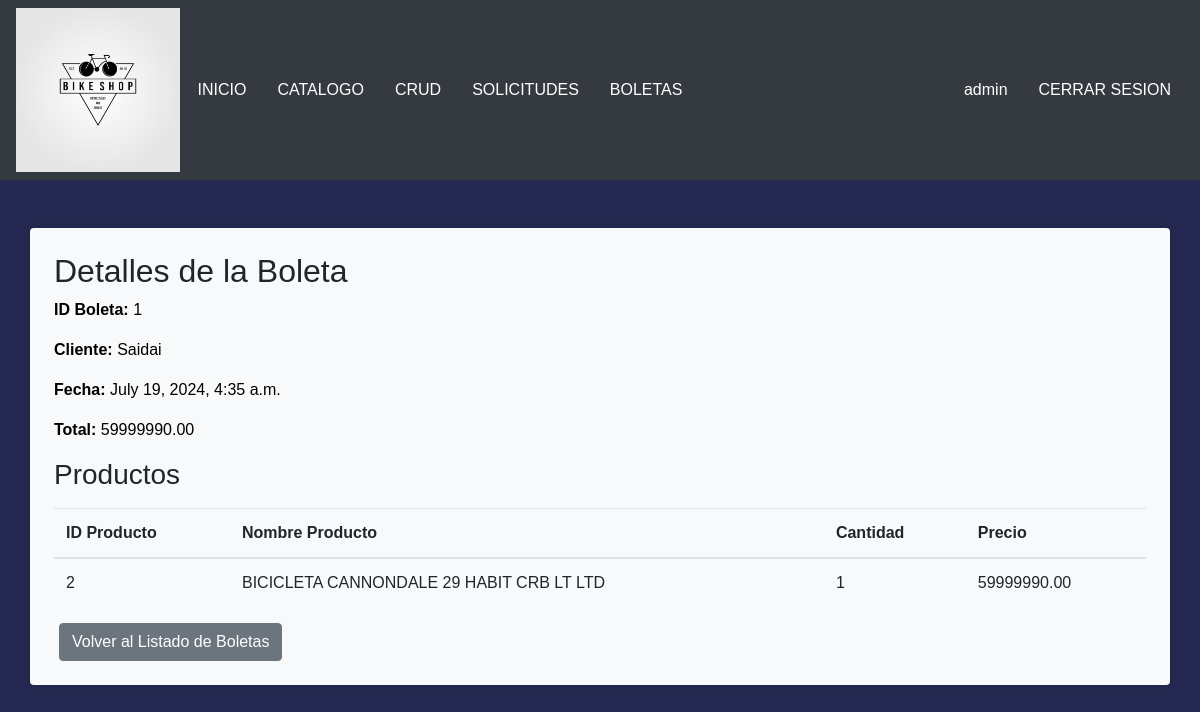
Screenshot of /boleta/1/ (signed in) with the database file from the repository.
### alumnos/models.py (models this page shows, shortened)
class Boleta(models.Model):
    cliente = models.ForeignKey(Cliente, on_delete=models.CASCADE)
    fecha = models.DateTimeField(default=timezone.now)
    total = models.DecimalField(max_digits=10, decimal_places=2)
    productos = models.ManyToManyField(Producto, through='BoletaProducto')

class Cliente(models.Model):
    id_cliente = models.AutoField(primary_key=True)
    nombre = models.CharField(max_length=100)
    correo = models.CharField(max_length=100)
    contrasena = models.CharField(max_length=100)
    def __str__(self):
        return self.nombre

class BoletaProducto(models.Model):
    boleta = models.ForeignKey(Boleta, on_delete=models.CASCADE)
    producto = models.ForeignKey(Producto, on_delete=models.CASCADE)
    cantidad = models.PositiveIntegerField()
    precio = models.DecimalField(max_digits=10, decimal_places=2)

class Producto(models.Model):
    id_producto = models.AutoField(primary_key=True)
    nombre_prod = models.CharField(max_length=100)
    descripcion_prod = models.CharField(max_length=100)
    precio = models.IntegerField()
    imagen = models.ImageField(upload_to='images/')
    categoria = models.ForeignKey(Categoria, on_delete=models.CASCADE, db_column='id_categoria')

### alumnos/views.py (the view)
# urls.py: path('boleta/<int:boleta_id>/', views.boleta_detail, name='boleta_detail')
def boleta_detail(request, boleta_id):
    if not request.user.is_staff:
        return redirect('index')
    boleta = get_object_or_404(Boleta, id=boleta_id)
    productos = BoletaProducto.objects.filter(boleta=boleta).select_related('producto')
    return render(request, 'alumnos/boleta_detail.html', {'boleta': boleta, 'productos': productos})

### alumnos/templates/alumnos/boleta_detail.html
{% extends "alumnos/base.html" %}
{% block content %}
<div class="container bg-light rounded p-4 mt-4">
    <h2>Detalles de la Boleta</h2>
    <div>
        <p><strong>ID Boleta:</strong> {{ boleta.id }}</p>
        <p><strong>Cliente:</strong> {{ boleta.cliente }}</p>
        <p><strong>Fecha:</strong> {{ boleta.fecha }}</p>
        <p><strong>Total:</strong> {{ boleta.total }}</p>
    </div>
    <h3>Productos</h3>
    <table class="table mt-3 table-responsive-lg">
        <thead>
            <tr>
                <th>ID Producto</th>
                <th>Nombre Producto</th>
                <th>Cantidad</th>
                <th>Precio</th>
            </tr>
        </thead>
        <tbody>
            {% for producto in productos %}
                <tr>
                    <td>{{ producto.producto.id_producto }}</td>
                    <td>{{ producto.producto.nombre_prod }}</td>
                    <td>{{ producto.cantidad }}</td>
                    <td>{{ producto.precio }}</td>
                </tr>
            {% empty %}
                <tr>
                    <td colspan="4">No hay productos asociados a esta boleta.</td>
                </tr>
            {% endfor %}
        </tbody>
    </table>
    <a href="{% url 'boleta_list' %}" class="btn btn-secondary">Volver al Listado de Boletas</a>
</div>
{% endblock %}

### alumnos/templates/alumnos/base.html (shortened to what this page needs)
{% load static %}
<!DOCTYPE html>
<html lang="en">
  <head>
    <link rel="stylesheet" href="https://cdn.jsdelivr.net/npm/bootstrap@4.6.2/dist/css/bootstrap.min.css" />
    <link rel="stylesheet" type="text/css" href="{% static 'css/index.css' %}" />
    <link rel="stylesheet" href="https://unpkg.com/leaflet@1.7.1/dist/leaflet.css" />
    <link rel="stylesheet" href="{% static 'css/arrendar.css' %}">
    <link rel="stylesheet" type="text/css" href="{% static 'css/style_form.css' %}">
    <link rel="stylesheet" type="text/css" href="{% static 'css/style_reparaciones.css' %}" />
    <link rel="stylesheet" href="{% static 'css/style_botones.css' %}" />
    <link rel="stylesheet" href="{% static 'css/style_carrito.css' %}">
  </head>
  <body>
    <nav class="navbar navbar-expand-lg navbar-dark bg-dark">
      <div class="logo">
        <a href="/" style="margin: 0 !important;">
          <img src="{% static 'img/logo_bici.png' %}" alt="" class="img-fluid" />
        </a>
      </div>
      <div class="collapse navbar-collapse" id="navbarNav">
        <ul class="navbar-nav">
          <li class="nav-item active">
            <a class="btn" href="/">INICIO<span class="sr-only">(current)</span></a>
          </li>
          <li class="nav-item active">
            <a class="btn" href="{% url 'catalogo' %}">CATALOGO</a>
          </li>
          {% if user.is_staff %}
          <li class="nav-item active">
            <a class="btn" href="{% url 'bicicleta_list' %}">CRUD</a>
          </li>
          <li class="nav-item active">
            <a class="btn" href="{% url 'solicitudes' %}">SOLICITUDES</a>
          </li>
          <li class="nav-item active">
            <a class="btn" href="{% url 'boleta_list' %}">BOLETAS</a>
          </li>
          {% endif %}
        </ul>
        <ul class="navbar-nav ml-auto">
          {% if nombre_usuario != None and request.user.is_authenticated == False %}
            <li class="nav-item active">
              <a class="btn" href="{% url 'ver_carrito' %}"><svg version="1.1" xmlns="http://www.w3.org/2000/svg" width="32" height="32" viewBox="0 0 32 32">
                <path d="M12 29c0 1.657-1.343 3-3 3s-3-1.343-3-3c0-1.657 1.343-3 3-3s3 1.343 3 3z"></path>
                <path d="M32 29c0 1.657-1.343 3-3 3s-3-1.343-3-3c0-1.657 1.343-3 3-3s3 1.343 3 3z"></path>
                <path d="M32 16v-12h-24c0-1.105-0.895-2-2-2h-6v2h4l1.502 12.877c-0.915 0.733-1.502 1.859-1.502 3.123 0 2.209 1.791 4 4 4h24v-2h-24c-1.105 0-2-0.895-2-2 0-0.007 0-0.014 0-0.020l26-3.98z"></path>
                </svg></a>
            </li>
            <li class="nav-item active">
              <a class="btn " href="{% url 'perfil' %}">{{nombre_usuario}}</a>
            </li>
            <li class="nav-item active">
              <a class="btn" href="{% url 'cerrar_sesion' %}">CERRAR SESION</a>
            </li>
          {% elif user.is_staff %}
          <li class="nav-item active">
            <a class="btn " href="{% url 'perfil' %}">{{user}}</a>
          </li>
          <li class="nav-item active">
            <a class="btn" href="{% url 'cerrar_sesion' %}">CERRAR SESION</a>
          </li>
          {% endif %}
        </ul>
      </div>
    </nav>
    <br>
    {% block content %}{% endblock %}
  </body>
</html>

### alumnos/static/css/index.css (style rules this page uses)
.btn { color: white; }
.logo { margin: 0; padding: 0; width: 3%; height: 10%; }
@media only screen  and (min-device-width:200px) and (max-device-width:1000px) { .logo { height: 15%; width: 14%; } }
a { margin-left: 5px !important; }
body { background-color: #252850; }
a { color: white; font-family: 'Franklin Gothic Medium', 'Arial Narrow', Arial, sans-serif; }
.container.bg-light { background-color: rgba(255, 255, 255, 0.8); box-shadow: 0 0 10px rgba(0, 0, 0, 0.1); }

### alumnos/static/css/style_reparaciones.css (style rules this page uses)
body { font-family: Arial, sans-serif; }

### alumnos/static/css/style_botones.css (style rules this page uses)
p { color:black !important; }

### rows the page displays
Boleta: id "1", cliente "Saidai", fecha "July 19, 2024, 4:35 a.m.", total "59999990.00"
BoletaProducto: producto.id_producto "2", producto.nombre_prod "BICICLETA CANNONDALE 29 HABIT CRB LT LTD", cantidad "1", precio "59999990.00"

### other values shown
{{ user }} "admin"
